Frame 1 (no input): blank canvas, image omitted
Frame 60 (the mouse pressed at the canvas centre just before this capture): blank canvas, image omitted
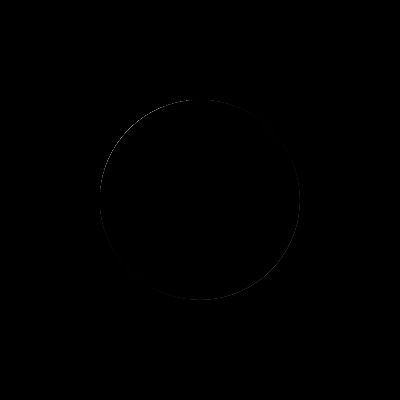
Frame 120 (the mouse held since frame 60 and released just before this capture)

The Processing sketch whose frames 1 and 60 were blank and that drew this single picture after the mouse press (run headless with seeded random() and noise(); from frame 60 on, the mouse is pressed at the canvas centre):

// Processing sketch: processing_59708
// ── processing_59708.pde

void setup() {
  size(400,400);
  
rectMode(CENTER);
background(0);
}

    //in void draw erfolgt kompletter zeichenprozess
void draw () {
  fill(255);
 ellipse(width/2,height/2,mouseX,mouseY);
 
 if(mousePressed){
  fill(0);
   ellipse(width/2,height/2,mouseX,mouseY);
 }

}
  
